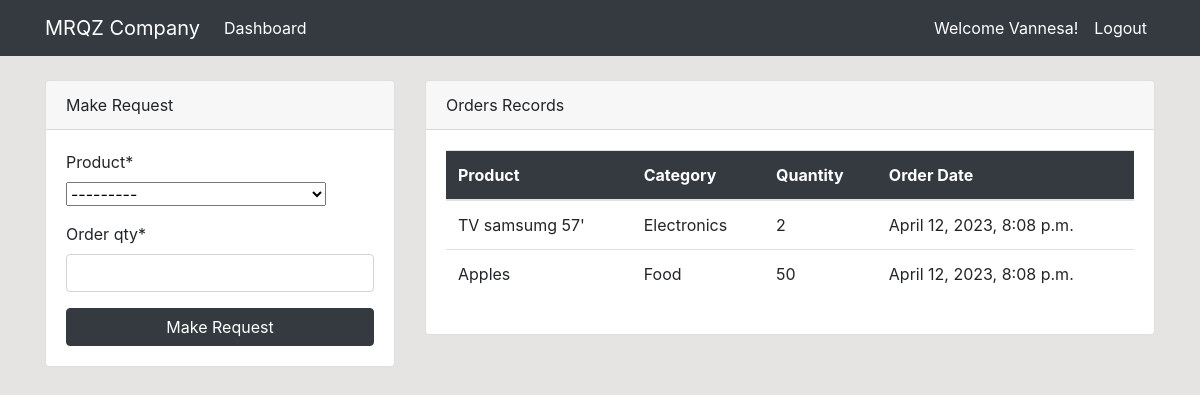
The page /dashboard/ (signed in) on the database as committed earlier.
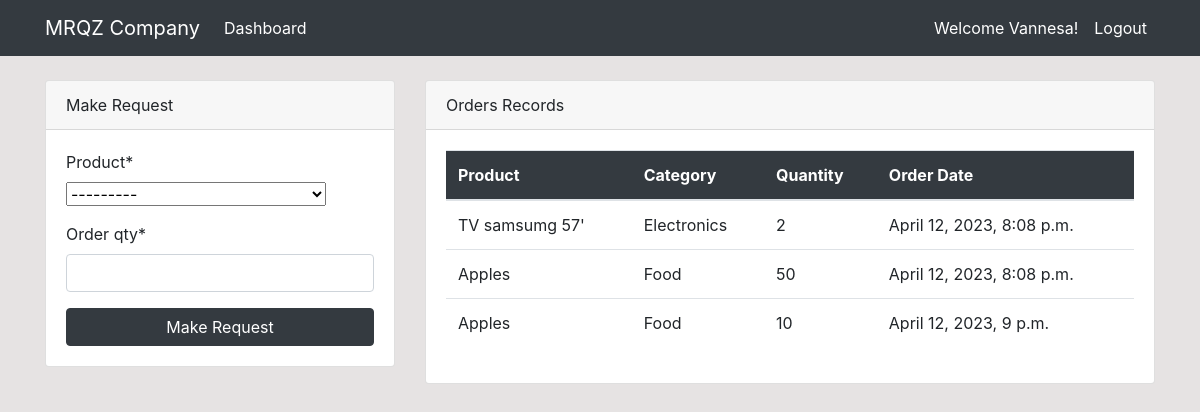
The same page on the database as committed later.
### dashboard/models.py (models this page shows, shortened)
class Order(models.Model):
    product = models.ForeignKey(Product, on_delete=models.CASCADE, null=True)
    staff = models.ForeignKey(User, models.CASCADE, null=True)
    order_qty = models.PositiveIntegerField(null=True)
    order_date = models.DateTimeField(auto_now_add=True)
    class Meta:
        verbose_name_plural = 'Order'

class Product(models.Model):
    name = models.CharField(max_length=100, null=True)
    category = models.CharField(max_length=20, choices=CATEGORY, null=True)
    quantity = models.PositiveIntegerField(null=True)
    def __str__(self):
        return f'{self.name} - {self.quantity}'
    class Meta:
        verbose_name_plural = 'Product'

### dashboard/views.py (the view)
# urls.py: path('dashboard/', views.index, name='dashboard-index'),
@login_required
def index(request):
    orders = Order.objects.all()
    products = Product.objects.all()
    orders_count = orders.count()
    product_count = products.count()
    workers_count = User.objects.all().count()
    if request.method == 'POST':
        form = OrderForm(request.POST)
        if form.is_valid():
            instance = form.save(commit=False)
            instance.staff = request.user
            instance.save()
            return redirect('dashboard-index')
    else:
        form = OrderForm
    context = {
        'orders': orders,
        'form': form,
        'products': products,
        'orders_count': orders_count,
        'product_count': product_count,
        'workers_count': workers_count,
    }
    return render(request, 'dashboard/index.html', context)

### templates/dashboard/index.html (shortened to what the changed rows need)
{% extends 'partials/base.html' %}
{% block content %}
{% if user.is_authenticated and user.is_staff and user.is_superuser %}
{% include 'partials/topnav.html' %}
<div class="container">
    <div class="row my-5">
        <div class="col-md-6">
            <div class="bg-white">
                <canvas id="myChart1" width="400" height="300"></canvas>
                <script>
                    var ctx = document.getElementById('myChart1').getContext('2d');
                    var myChart1 = new Chart(ctx, {
                        type: 'pie',
                        data: {
                            labels: [{% for order in orders%}'{{ order.product.name }}', {% endfor %}],
                            datasets: [{
                                label: 'Products',
                                data: [{% for order in orders %} {{order.order_qty}}, {% endfor %}],
                                backgroundColor: [
                                    'rgba(255, 99, 132, 1)',
                                    'rgba(54, 162, 235, 1)',
                                    'rgba(255, 206, 86, 1)',
                                    'rgba(75, 192, 192, 1)',
                                    'rgba(153, 102, 255, 1)',
                                    'rgba(255, 159, 64, 1)',
                                    'rgba(211, 99, 132, 1)',
                                    'rgba(234, 162, 235, 1)',
                                    'rgba(40, 206, 98, 1)',
                                    'rgba(34, 192, 192, 1)',
                                    'rgba(223, 102, 255, 1)',
                                    'rgba(156, 159, 64, 1)',
                                ],
                                borderColor: [
                                    'rgba(255, 99, 132, 1)',
                                    'rgba(54, 162, 235, 1)',
                                    'rgba(255, 206, 86, 1)',
                                    'rgba(75, 192, 192, 1)',
                                    'rgba(153, 102, 255, 1)',
                                    'rgba(255, 159, 64, 1)',
                                    'rgba(211, 99, 132, 1)',
                                    'rgba(234, 162, 235, 1)',
                                    'rgba(40, 206, 98, 1)',
                                    'rgba(34, 192, 192, 1)',
                                    'rgba(223, 102, 255, 1)',
                                    'rgba(156, 159, 64, 1)',
                                ],
                                borderWidth: 1
                            }]
                        },
                        options: {
                            scales: {
                                yAxes: [{
                                    ticks: {
                                        beginAtZero: true
                                    }
                                }]
                            }
                        }
                    });
                </script>
            </div>
        </div>
        <div class="col-md-6">
            <div class="bg-white">
                <canvas id="myChart" width="400" height="300"></canvas>
                <script>
                    var ctx = document.getElementById('myChart').getContext('2d');
                    var myChart = new Chart(ctx, {
                        type: 'bar',
                        data: {
                            labels: [{% for product in products %} '{{ product.name}}', {% endfor %}],
                            datasets: [{
                                label: 'Products',
                                data: [{% for product in products %} {{ product.quantity}}, {% endfor %}],
                                backgroundColor: [
                                    'rgba(255, 99, 132, 1)',
                                    'rgba(54, 162, 235, 1)',
                                    'rgba(255, 206, 86, 1)',
                                    'rgba(75, 192, 192, 1)',
                                    'rgba(153, 102, 255, 1)',
                                    'rgba(255, 159, 64, 1)',
                                    'rgba(211, 99, 132, 1)',
                                    'rgba(234, 162, 235, 1)',
                                    'rgba(40, 206, 98, 1)',
                                    'rgba(34, 192, 192, 1)',
                                    'rgba(223, 102, 255, 1)',
                                    'rgba(156, 159, 64, 1)',
                                ],
                                borderColor: [
                                    'rgba(255, 99, 132, 1)',
                                    'rgba(54, 162, 235, 1)',
                                    'rgba(255, 206, 86, 1)',
                                    'rgba(75, 192, 192, 1)',
                                    'rgba(153, 102, 255, 1)',
                                    'rgba(255, 159, 64, 1)',
                                    'rgba(211, 99, 132, 1)',
                                    'rgba(234, 162, 235, 1)',
                                    'rgba(40, 206, 98, 1)',
                                    'rgba(34, 192, 192, 1)',
                                    'rgba(223, 102, 255, 1)',
                                    'rgba(156, 159, 64, 1)',
                                ],
                                borderWidth: 1
                            }]
                        },
                        options: {
                            scales: {
                                yAxes: [{
                                    ticks: {
                                        beginAtZero: true
                                    }
                                }]
                            }
                        }
                    });
                </script>
            </div>
        </div>
    </div>
</div>
{% else %}
{% include 'dashboard/staff_index.html' %}
{% endif %}
{% endblock %}

### templates/dashboard/staff_index.html (shortened to what this page needs)
{% load crispy_forms_tags %}
<div class="container">
    <div>
        <div class="row mt-4">
            <div class="col-md-4">
                <div class="card">
                    <div class="card-header">
                        Make Request
                    </div>
                    <div class="card-body">
                        <form method="POST">
                            {{ form | crispy }}
                            <input class="btn btn-dark btn-block" type="submit" value="Make Request">
                        </form>
                    </div>
                </div>
            </div>
            <div class="col-md-8">
                <div class="card">
                    <div class="card-header">
                        Orders Records
                    </div>
                    <div class="card-body">
                        <table class="table bg-white">
                            <thead class="bg-dark text-white">
                                <tr>
                                    <th scope="col">Product</th>
                                    <th scope="col">Category</th>
                                    <th scope="col">Quantity</th>
                                    <th scope="col">Order Date</th>
                                </tr>
                            </thead>
                            <tbody>
                                {% for order in orders %}
                                {% if order.staff == user %}
                                <tr>
                                    <td>{{order.product.name}}</td>
                                    <td>{{order.product.category}}</td>
                                    <td>{{order.order_qty}}</td>
                                    <td>{{order.order_date}}</td>
                                </tr>
                                {% endif %}
                                {% endfor %}
                            </tbody>
                        </table>
                    </div>
                </div>
            </div>
        </div>
    </div>
</div>

Rows that differ between the two databases and show on the page:
added Order: product.name "Apples", product.category "Food", order_qty "10", order_date "April 12, 2023, 9 p.m."
